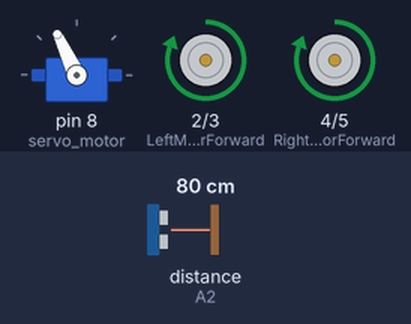
Bench run of a sketch on a simulated Arduino Uno, built with avr-gcc and run on an emulated ATmega328P. Parts: servo, motor-driver pin pairs drawn as motors (green arrow = first pin HIGH = forward, orange = second pin HIGH = backward, longer = more drive). Inputs (shaded band) come from the test bench; at power-on: distance to the obstacle (sensor on A2) 80 cm. The echo pulse lasts 58.3 µs per cm.

Above: at 3.9 s.
4.0 s: distance to the obstacle (sensor on A2) set to 23 cm
5.5 s: distance to the obstacle (sensor on A2) set to 18 cm
At 7.1 s:
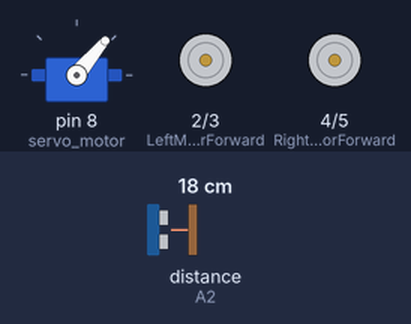
11.5 s: distance to the obstacle (sensor on A2) set to 35 cm
At 12.5 s:
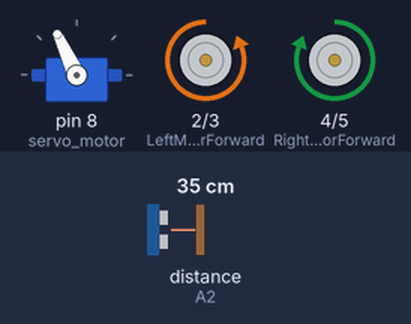
14.1 s: distance to the obstacle (sensor on A2) set to 2 cm
At 16.7 s:
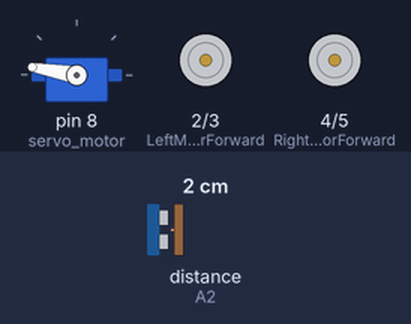
Timing chart, 0 to 18.1 s (numbered marks = the images above; inputs shaded):
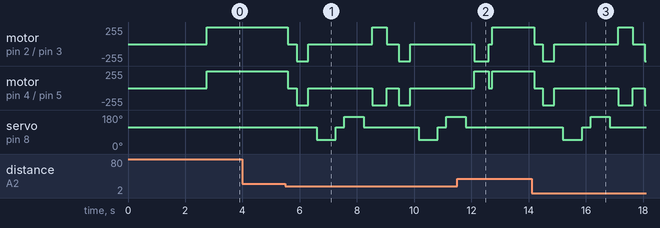

Measured:
- the behaviour switches between 21 and 20 cm on distance to the obstacle (sensor on A2) (found by bisection; images 0 and 1)
- after the input at 4.0 s, every drawn part: stays the same
- after the input at 11.5 s, servo on pin 8 (servo_motor): goes on until 11.8 s, then stays 115°

The sketch:

obstacle_avoidance.ino
```cpp
#include <NewPing.h>   // Library for ultrasonic sensor
#include <Servo.h>     // Library for servo motor

// Motor control pins
const int LeftMotorForward  = 2;
const int LeftMotorBackward = 3;
const int RightMotorForward = 4;
const int RightMotorBackward = 5;

// Ultrasonic sensor pins
#define trig_pin A1
#define echo_pin A2

#define maximum_distance 200

boolean goesForward = false;
int distance = 100;

// Create sensor and servo objects
NewPing sonar(trig_pin, echo_pin, maximum_distance);
Servo servo_motor;

void setup() {
  // Set motor pins as outputs
  pinMode(RightMotorForward, OUTPUT);
  pinMode(LeftMotorForward, OUTPUT);
  pinMode(LeftMotorBackward, OUTPUT);
  pinMode(RightMotorBackward, OUTPUT);

  // Attach servo to pin 8
  servo_motor.attach(8);

  // Set sensor to center position
  servo_motor.write(115);
  delay(2000);

  // Initial distance readings
  distance = readPing();
  delay(100);
  distance = readPing();
  delay(100);
  distance = readPing();
  delay(100);
  distance = readPing();
  delay(100);
}

void loop() {
  int distanceRight = 0;
  int distanceLeft = 0;

  delay(50);

  // If obstacle detected
  if (distance <= 20) {
    moveStop();
    delay(300);

    moveBackward();
    delay(400);

    moveStop();
    delay(300);

    // Scan both directions
    distanceRight = lookRight();
    delay(300);

    distanceLeft = lookLeft();
    delay(300);

    // Turn toward clearer path
    if (distanceRight >= distanceLeft) {
      turnRight();
    } else {
      turnLeft();
    }

    moveStop();
  } else {
    moveForward();
  }

  // Update distance reading
  distance = readPing();
}

// Check distance on right side
int lookRight() {
  servo_motor.write(50);
  delay(500);

  int distance = readPing();

  delay(100);
  servo_motor.write(115);

  return distance;
}

// Check distance on left side
int lookLeft() {
  servo_motor.write(170);
  delay(500);

  int distance = readPing();

  delay(100);
  servo_motor.write(115);

  return distance;
}

// Read distance from ultrasonic sensor
int readPing() {
  delay(70);

  int cm = sonar.ping_cm();

  if (cm == 0) {
    cm = 250;
  }

  return cm;
}

// Stop all motors
void moveStop() {
  digitalWrite(RightMotorForward, LOW);
  digitalWrite(LeftMotorForward, LOW);
  digitalWrite(RightMotorBackward, LOW);
  digitalWrite(LeftMotorBackward, LOW);
}

// Move robot forward
void moveForward() {
  if (!goesForward) {
    goesForward = true;

    digitalWrite(LeftMotorForward, HIGH);
    digitalWrite(RightMotorForward, HIGH);

    digitalWrite(LeftMotorBackward, LOW);
    digitalWrite(RightMotorBackward, LOW);
  }
}

// Move robot backward
void moveBackward() {
  goesForward = false;

  digitalWrite(LeftMotorBackward, HIGH);
  digitalWrite(RightMotorBackward, HIGH);

  digitalWrite(LeftMotorForward, LOW);
  digitalWrite(RightMotorForward, LOW);
}

// Turn robot right
void turnRight() {
  digitalWrite(LeftMotorForward, HIGH);
  digitalWrite(RightMotorBackward, HIGH);

  digitalWrite(LeftMotorBackward, LOW);
  digitalWrite(RightMotorForward, LOW);

  delay(500);

  digitalWrite(LeftMotorForward, HIGH);
  digitalWrite(RightMotorForward, HIGH);

  digitalWrite(LeftMotorBackward, LOW);
  digitalWrite(RightMotorBackward, LOW);
}

// Turn robot left
void turnLeft() {
  digitalWrite(LeftMotorBackward, HIGH);
  digitalWrite(RightMotorForward, HIGH);

  digitalWrite(LeftMotorForward, LOW);
  digitalWrite(RightMotorBackward, LOW);

  delay(500);

  digitalWrite(LeftMotorForward, HIGH);
  digitalWrite(RightMotorForward, HIGH);

  digitalWrite(LeftMotorBackward, LOW);
  digitalWrite(RightMotorBackward, LOW);
}
```
